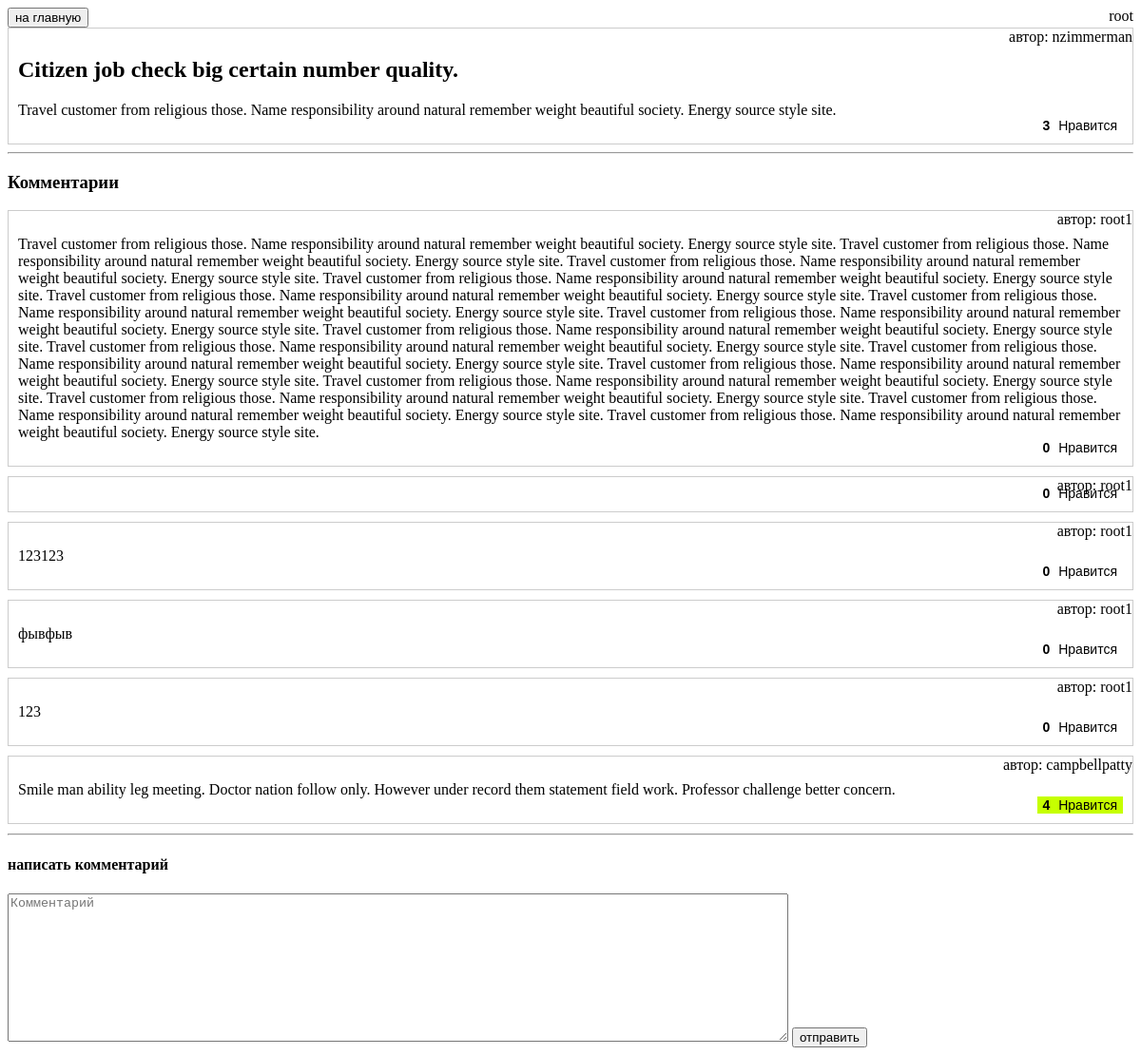
The app's page /post/1/ (signed in) with its own data.
### base/models.py (models this page shows, shortened)
class like:
    def number_of_likes(self):
        return self.likes.count()
    def isLiked(self, user: User):
        if user.is_anonymous:
            return False
        return self.likes.contains(user)

class Post(models.Model, like):
    name = models.CharField(max_length=80)
    content = models.TextField(max_length=512)
    creator = models.ForeignKey(User, on_delete=models.PROTECT)
    likes = models.ManyToManyField(User, related_name="post_like")
    created_on = models.DateTimeField(auto_now_add=True)
    class Meta:
        ordering = ['-created_on']

class Comment(models.Model, like):
    creator = models.ForeignKey(User, on_delete=models.CASCADE)
    likes = models.ManyToManyField(User, related_name="comment_like")
    content = models.TextField(max_length=512)
    post = models.ForeignKey(Post, on_delete=models.CASCADE, related_name='comments')
    created_on = models.DateTimeField(auto_now_add=True)
    class Meta:
        ordering = ['-created_on']

### base/views.py (the view)
# urls.py: path('post/<int:pk>/', views.PostPage),
def PostPage(request: HttpRequest, pk: int):
    post = Post.objects.get(id=pk)
    post.likes_count = post.number_of_likes()
    post.isLiked = post.isLiked(request.user)
    comments = post.comments.all()
    for comment in comments:
        comment.likes_count = comment.number_of_likes()
        comment.isLiked = comment.isLiked(request.user)
    ctx = {
        'post': post,
        'comments': comments,
        'user': request.user
    }
    return render(request, 'post.html', ctx)

### templates/post.html (shortened to what this page needs)
{% extends 'layout.html' %}
{% block body %}
    <div class="grey" style="display: flex; justify-content: space-between;">
        <a href="/" style="text-decoration: none; color:white">
            <button type="submit" class="btn ">
                на главную
            </button>
        </a>
        <div>{{ user }}</div>
    </div>
    <div class="post">
        <h2 class="post-title">{{ post.name }}</h2>
        <div class="post-content">
            <p>{{ post.content }}</p>
        </div>
        <div class="post-author">
            автор: {{ post.creator }}
        </div>
        <div class="post-info">
            <form method="post" action="/likePost/">
                <button class="post-likes-button" {% if post.isLiked %} style="background-color: #c6ff00" {% endif %}
                        type="submit" name="id" value="{{ post.id }}">
                    <span class="post-likes-count">{{ post.likes_count }}</span> <span>Нравится</span>
                </button>
            </form>
        </div>
    </div>
    <hr>
    <h3>Комментарии</h3>
    {% for comment in comments %}
        <div class="post" style="margin-bottom: 10px">
            <div class="post-content">
                <p>{{ comment.content }}</p>
            </div>
            <div class="post-author">
                автор: {{ comment.creator }}
            </div>
            <div class="post-info">
                <form method="post" action="/likeComment/">
                    <button
                            class="post-likes-button"
                            {% if comment.isLiked %}
                            style="background-color: #c6ff00"
                            {% endif %}
                            type="submit" name="id" value="{{ comment.id }}">
                        <span class="post-likes-count">{{ comment.likes_count }}</span> <span>Нравится</span>
                    </button>
                </form>
            </div>
        </div>
    {% endfor %}
    <hr>
    {% if user.is_authenticated %}
        <h4>написать комментарий</h4>
        <form method="post" action="/post/{{ post.id }}/addComment/">
            <textarea name="content" cols="100" rows="10" placeholder="Комментарий"></textarea>
            <button type="submit">отправить</button>
        </form>
    {% endif %}
{% endblock %}

### templates/static/style.css (style rules this page uses)
.post { position: relative; border: 1px solid #ccc; padding: 10px; }
.post-author { position: absolute; top: 0; right: 0; }
.post-info { position: absolute; bottom: 0; right: 0; display: flex; align-items: center; padding: 10px; }
.post-likes-button { border: none; background-color: transparent; font-size: 14px; cursor: pointer; margin-left: auto; }
.post-likes-count { font-weight: bold; margin-right: 5px; }

### records on screen
Post: name "Citizen job check big certain number quality.", content "Travel customer from religious those. Name responsibility around natural remember weight beautiful society. Energy source style site.", creator "nzimmerman", likes_count "3"
Comment: content "Travel customer from religious those. Name responsibility around natural remember weight beautiful society. Energy source style site. Travel customer from religious those. Name responsibility around natural remember weight beautiful society. Energy source style site. Travel customer from religious those. Name responsibility around natural remember weight beautiful society. Energy source style site. Travel customer from religious those. Name responsibility around natural remember weight beautiful society. Energy source style site. Travel customer from religious those. Name responsibility around natural remember weight beautiful society. Energy source style site. Travel customer from…", creator "root1", {{ comment.id }} 46 (drawn), likes_count "0"
Comment: creator "root1", {{ comment.id }} 25 (drawn), likes_count "0"
Comment: content "123123", creator "root1", {{ comment.id }} 23 (drawn), likes_count "0"
Comment: content "фывфыв", creator "root1", {{ comment.id }} 22 (drawn), likes_count "0"
Comment: content "123", creator "root1", {{ comment.id }} 21 (drawn), likes_count "0"
Comment: content "Smile man ability leg meeting. Doctor nation follow only. However under record them statement field work. Professor challenge better concern.", creator "campbellpatty", {{ comment.id }} 5 (drawn), likes_count "4"

### other values on screen
{{ user }} "root"
